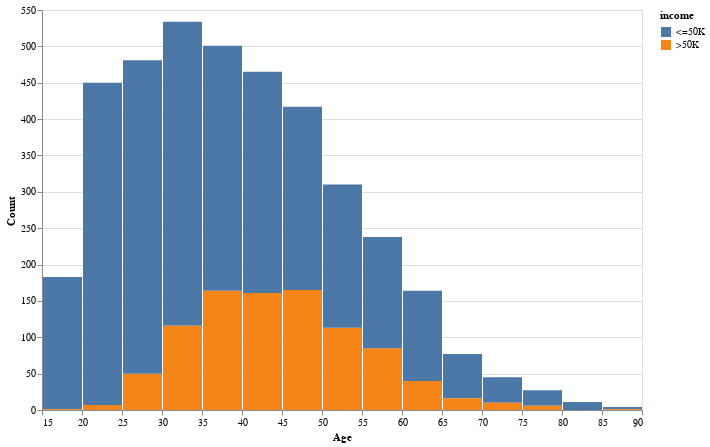

Write notebook code for a chart like this one.
### Markdown cell above
# EDA
Plot key distributions for age, education, workclass, race, marital status, and native country. Also look at the income class balance to guide feature choices and any class weighting.

### Code cell
alt.Chart(adult_df).mark_bar().encode(
    alt.X('age:Q', bin=alt.Bin(maxbins=20), title='Age'), 
    alt.Y('count():Q', title='Count'), 
    color='income:N', 
).properties(
    width=600, 
    height=400 
)

### Figure 1 — Vega specification as saved in the notebook (floating-point values rounded to 4 significant figures)
{"$schema": "https://vega.github.io/schema/vega/v6.json", "data": [{"name": "source_0", "values": [{"__count_end": 165.0, "__count_start": 0.0, "bin_maxbins_20_age": 45.0, "bin_maxbins_20_age_end": 50.0, "income": ">50K"}, {"__count_end": 465.0, "__count_start": 161.0, "bin_maxbins_20_age": 40.0, "bin_maxbins_20_age_end": 45.0, "income": "<=50K"}, {"__count_end": 417.0, "__count_start": 165.0, "bin_maxbins_20_age": 45.0, "bin_maxbins_20_age_end": 50.0, "income": "<=50K"}, {"__count_end": 534.0, "__count_start": 116.0, "bin_maxbins_20_age": 30.0, "bin_maxbins_20_age_end": 35.0, "income": "<=50K"}, {"__count_end": 50.0, "__count_start": 0.0, "bin_maxbins_20_age": 25.0, "bin_maxbins_20_age_end": 30.0, "income": ">50K"}, {"__count_end": 481.0, "__count_start": 50.0, "bin_maxbins_20_age": 25.0, "bin_maxbins_20_age_end": 30.0, "income": "<=50K"}, {"__count_end": 164.0, "__count_start": 0.0, "bin_maxbins_20_age": 35.0, "bin_maxbins_20_age_end": 40.0, "income": ">50K"}, {"__count_end": 450.0, "__count_start": 7.0, "bin_maxbins_20_age": 20.0, "bin_maxbins_20_age_end": 25.0, "income": "<=50K"}, {"__count_end": 183.0, "__count_start": 1.0, "bin_maxbins_20_age": 15.0, "bin_maxbins_20_age_end": 20.0, "income": "<=50K"}, {"__count_end": 161.0, "__count_start": 0.0, "bin_maxbins_20_age": 40.0, "bin_maxbins_20_age_end": 45.0, "income": ">50K"}, {"__count_end": 77.0, "__count_start": 16.0, "bin_maxbins_20_age": 65.0, "bin_maxbins_20_age_end": 70.0, "income": "<=50K"}, {"__count_end": 85.0, "__count_start": 0.0, "bin_maxbins_20_age": 55.0, "bin_maxbins_20_age_end": 60.0, "income": ">50K"}, {"__count_end": 164.0, "__count_start": 40.0, "bin_maxbins_20_age": 60.0, "bin_maxbins_20_age_end": 65.0, "income": "<=50K"}, {"__count_end": 113.0, "__count_start": 0.0, "bin_maxbins_20_age": 50.0, "bin_maxbins_20_age_end": 55.0, "income": ">50K"}, {"__count_end": 501.0, "__count_start": 164.0, "bin_maxbins_20_age": 35.0, "bin_maxbins_20_age_end": 40.0, "income": "<=50K"}, {"__count_end": 310.0, "__count_start": 113.0, "bin_maxbins_20_age": 50.0, "bin_maxbins_20_age_end": 55.0, "income": "<=50K"}, {"__count_end": 116.0, "__count_start": 0.0, "bin_maxbins_20_age": 30.0, "bin_maxbins_20_age_end": 35.0, "income": ">50K"}, {"__count_end": 16.0, "__count_start": 0.0, "bin_maxbins_20_age": 65.0, "bin_maxbins_20_age_end": 70.0, "income": ">50K"}, {"__count_end": 45.0, "__count_start": 10.0, "bin_maxbins_20_age": 70.0, "bin_maxbins_20_age_end": 75.0, "income": "<=50K"}, {"__count_end": 238.0, "__count_start": 85.0, "bin_maxbins_20_age": 55.0, "bin_maxbins_20_age_end": 60.0, "income": "<=50K"}, {"__count_end": 40.0, "__count_start": 0.0, "bin_maxbins_20_age": 60.0, "bin_maxbins_20_age_end": 65.0, "income": ">50K"}, {"__count_end": 7.0, "__count_start": 0.0, "bin_maxbins_20_age": 20.0, "bin_maxbins_20_age_end": 25.0, "income": ">50K"}, {"__count_end": 10.0, "__count_start": 0.0, "bin_maxbins_20_age": 70.0, "bin_maxbins_20_age_end": 75.0, "income": ">50K"}, {"__count_end": 27.0, "__count_start": 6.0, "bin_maxbins_20_age": 75.0, "bin_maxbins_20_age_end": 80.0, "income": "<=50K"}, {"__count_end": 11.0, "__count_start": 0.0, "bin_maxbins_20_age": 80.0, "bin_maxbins_20_age_end": 85.0, "income": "<=50K"}, {"__count_end": 6.0, "__count_start": 0.0, "bin_maxbins_20_age": 75.0, "bin_maxbins_20_age_end": 80.0, "income": ">50K"}, {"__count_end": 4.0, "__count_start": 1.0, "bin_maxbins_20_age": 85.0, "bin_maxbins_20_age_end": 90.0, "income": "<=50K"}, {"__count_end": 1.0, "__count_start": 0.0, "bin_maxbins_20_age": 85.0, "bin_maxbins_20_age_end": 90.0, "income": ">50K"}, {"__count_end": 1.0, "__count_start": 0.0, "bin_maxbins_20_age": 15.0, "bin_maxbins_20_age_end": 20.0, "income": ">50K"}]}, {"name": "source_0_color_domain_income", "values": [{"income": ">50K"}, {"income": "<=50K"}]}], "signals": [{"name": "bin_maxbins_20_age_bins", "value": {"fields": ["age"], "fname": "bin_age", "start": 15.0, "step": 5.0, "stop": 90.0}}], "marks": [{"type": "rect", "name": "marks", "from": {"data": "source_0"}, "encode": {"update": {"y2": {"field": "__count_start", "scale": "y"}, "fill": {"field": "income", "scale": "color"}, "x": {"field": "bin_maxbins_20_age_end", "scale": "x", "offset": {"signal": "0.5 + (abs(scale(\"x\", datum[\"bin_maxbins_20_age_end\"]) - scale(\"x\", datum[\"bin_maxbins_20_age\"])) < 0.25 ? 0.5 * (0.25 - (abs(scale(\"x\", datum[\"bin_maxbins_20_age_end\"]) - scale(\"x\", datum[\"bin_maxbins_20_age\"])))) : -0.5)"}}, "x2": {"field": "bin_maxbins_20_age", "scale": "x", "offset": {"signal": "0.5 + (abs(scale(\"x\", datum[\"bin_maxbins_20_age_end\"]) - scale(\"x\", datum[\"bin_maxbins_20_age\"])) < 0.25 ? -0.5 * (0.25 - (abs(scale(\"x\", datum[\"bin_maxbins_20_age_end\"]) - scale(\"x\", datum[\"bin_maxbins_20_age\"])))) : 0.5)"}}, "y": {"field": "__count_end", "scale": "y"}}}, "style": ["bar"]}], "scales": [{"name": "x", "type": "linear", "domain": {"signal": "[bin_maxbins_20_age_bins.start, bin_maxbins_20_age_bins.stop]"}, "range": [0, {"signal": "width"}], "bins": {"signal": "bin_maxbins_20_age_bins"}, "zero": false}, {"name": "y", "type": "linear", "domain": {"data": "source_0", "fields": ["__count_start", "__count_end"]}, "range": [{"signal": "height"}, 0], "nice": true, "zero": true}, {"name": "color", "type": "ordinal", "domain": {"data": "source_0_color_domain_income", "field": "income", "sort": true}, "range": "category"}], "axes": [{"scale": "y", "domain": false, "labels": false, "grid": true, "aria": false, "gridScale": "x", "tickCount": {"signal": "ceil(height/40)"}, "minExtent": 0, "ticks": false, "zindex": 0, "maxExtent": 0, "orient": "left"}, {"scale": "x", "orient": "bottom", "title": "Age", "labelOverlap": true, "grid": false, "tickCount": {"signal": "ceil(width/10)"}, "labelFlush": true, "zindex": 0}, {"scale": "y", "title": "Count", "zindex": 0, "labelOverlap": true, "grid": false, "orient": "left", "tickCount": {"signal": "ceil(height/40)"}}], "style": "cell", "width": 600, "background": "white", "padding": 5, "height": 400, "legends": [{"fill": "color", "symbolType": "square", "title": "income"}]}
